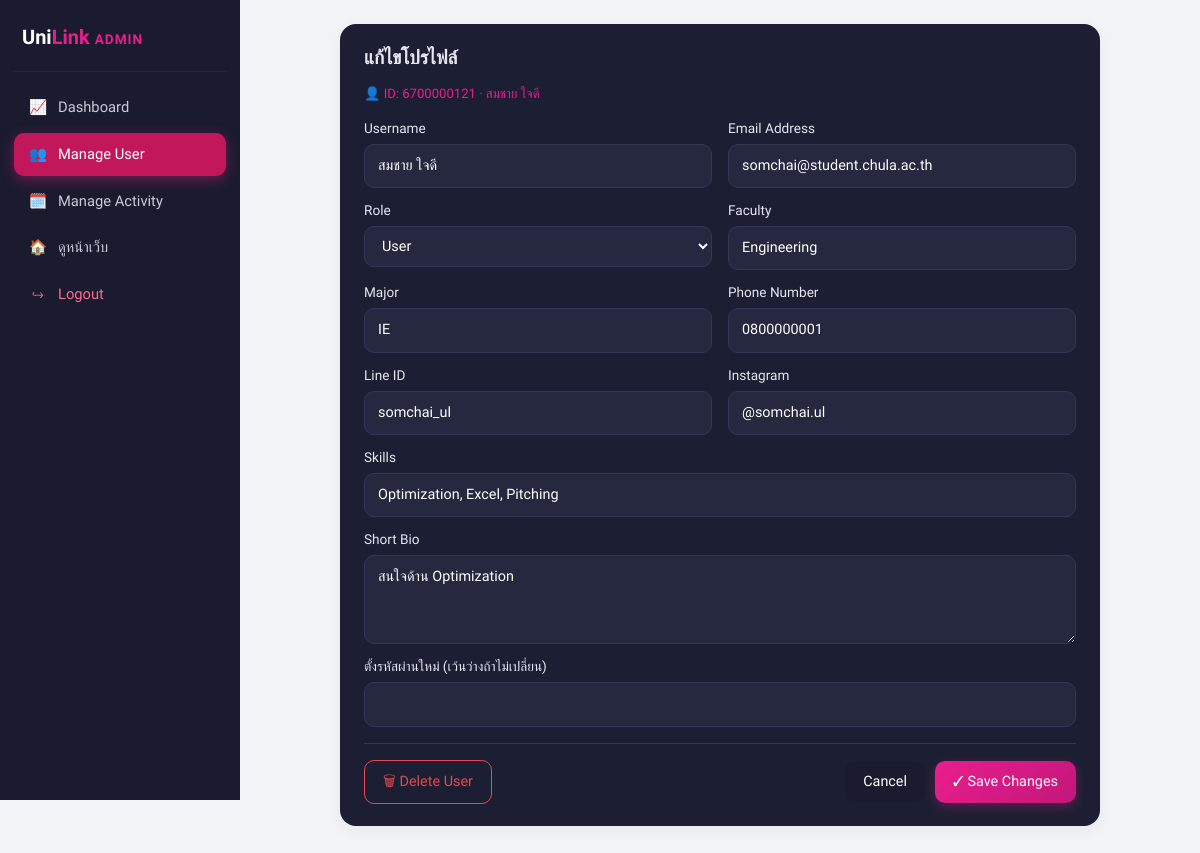
The app's page /pages/admin_edit_user.php?id=6700000121 (signed in) with its own data.
### tables this page shows
CREATE TABLE users (
  user_id     VARCHAR(50)  NOT NULL PRIMARY KEY,             
  user_name   VARCHAR(100) NOT NULL,                         
  email       VARCHAR(100) NOT NULL UNIQUE,                  
  password    VARCHAR(255) NOT NULL,                         
  role        ENUM('admin','user','guest') NOT NULL DEFAULT 'user',
  faculty     VARCHAR(100) NULL,
  major       VARCHAR(100) NULL,
  dob         DATE         NULL,
  phone       VARCHAR(20)  NULL,
  line_id     VARCHAR(50)  NULL,
  ig          VARCHAR(50)  NULL,
  bio         TEXT         NULL,
  profile_pic VARCHAR(255) NULL,
  skills      TEXT         NULL,                             
  created_at  TIMESTAMP    NOT NULL DEFAULT CURRENT_TIMESTAMP
);

### includes/functions.php (called while the page is built, shortened)
<?php
require_once __DIR__ . '/../config/db.php';
function e($s): string
{
    return htmlspecialchars((string)($s ?? ''), ENT_QUOTES, 'UTF-8');
}
function current_user(bool $refresh = false): ?array
{
    global $pdo;
    static $cache = false;
    if ($cache !== false && !$refresh) return $cache;
    $st = $pdo->prepare('SELECT * FROM users WHERE user_id = ?');
    $st->execute([$_SESSION['user_id']]);
    $cache = $st->fetch() ?: null;
    return $cache;
}
function is_admin(): bool
{
    $u = current_user();
    return $u && $u['role'] === 'admin';
}
function require_admin(): array
{
    if (!is_admin()) redirect('admin_login.php');
    return current_user();
}

### pages/admin_edit_user.php (the view, shortened to what this page needs)
<?php
require_once '../includes/functions.php';
require_once '../includes/layout.php';
$admin = require_admin();
$id = $_GET['id'] ?? '';
$st = $pdo->prepare('SELECT * FROM users WHERE user_id = ?');
$st->execute([$id]);
$u = $st->fetch();
$isSelf = $u['user_id'] === $admin['user_id'];
?>
<form class="panel narrow dark-form" method="post" id="userForm">
  <h2>แก้ไขโปรไฟล์</h2>
  <p class="pink small">👤 ID: <?= e($u['user_id']) ?> · <?= e($u['user_name']) ?></p>
  <div class="grid-2">
    <label>Username<input name="user_name" value="<?= e($u['user_name']) ?>" required></label>
    <label>Email Address<input type="email" name="email" value="<?= e($u['email']) ?>" required></label>
    <label>Role
      <select name="role">
        <?php foreach (['user' => 'User', 'admin' => 'Admin', 'guest' => 'Guest (ระงับการใช้งาน)'] as $k => $v): ?>
          <option value="<?= $k ?>" <?= $u['role'] === $k ? 'selected' : '' ?>><?= $v ?></option>
        <?php endforeach; ?>
      </select>
    </label>
    <label>Faculty<input name="faculty" value="<?= e($u['faculty']) ?>"></label>
    <label>Major<input name="major" value="<?= e($u['major']) ?>"></label>
    <label>Phone Number<input name="phone" value="<?= e($u['phone']) ?>"></label>
    <label>Line ID<input name="line_id" value="<?= e($u['line_id']) ?>"></label>
    <label>Instagram<input name="ig" value="<?= e($u['ig']) ?>"></label>
  </div>
  <label>Skills<input name="skills" value="<?= e($u['skills']) ?>"></label>
  <label>Short Bio<textarea name="bio" rows="3"><?= e($u['bio']) ?></textarea></label>
  <label>ตั้งรหัสผ่านใหม่ (เว้นว่างถ้าไม่เปลี่ยน)<input type="password" name="new_password" autocomplete="new-password"></label>
  <div class="form-footer">
    <?php if (!$isSelf): ?>
      <button class="btn btn-danger-outline" name="action" value="delete" formnovalidate data-confirm-btn="ลบผู้ใช้นี้ รวมถึงโพสต์และใบสมัครทั้งหมดของเขา?">🗑 Delete User</button>
    <?php endif; ?>
    <a class="btn btn-dark" href="admin_manage_user.php">Cancel</a>
    <button class="btn btn-primary" name="action" value="save">✓ Save Changes</button>
  </div>
</form>

### assets/css/style.css (style rules this page uses)
:root { --pink: #E91E8C; --pink-dark: #C2177A; --pink-soft: #FDE7F3; --purple: #8E24AA; --side: #1A1B2E; --side-2: #25263D; --bg: #F3F4F8; --card: #FFFFFF; --text: #1F2233; --muted: #8A8FA3; --line: #ECEDF2; --green: #22A06B; --green-soft: #DCF5E8; --red: #E5484D; --red-soft: #FDE2E3; --yellow: #B7791F; --yellow-soft: #FFF4D6; --blue: #3B82F6; --blue-soft: #E3EDFF; --radius: 16px; --shadow: 0 4px 18px rgba(31, 34, 51, .06); }
* { box-sizing: border-box; }
html, body { margin: 0; }
body { font-family: 'Prompt', system-ui, sans-serif; background: var(--bg); color: var(--text); font-size: 15px; line-height: 1.55; }
a { color: inherit; text-decoration: none; }
h1, h2, h3, h4 { margin: 0 0 .6em; line-height: 1.3; }
h2 { font-size: 1.2rem; }
.small { font-size: .82rem; }
.pink { color: var(--pink); }
.btn { display: inline-flex; align-items: center; justify-content: center; gap: 6px; border: 0; border-radius: 10px; padding: 10px 18px; font: inherit; font-weight: 500; font-size: .9rem; cursor: pointer; transition: .15s; white-space: nowrap; }
.btn-primary { background: linear-gradient(135deg, var(--pink), var(--pink-dark)); color: #fff; box-shadow: 0 4px 12px rgba(233, 30, 140, .3); }
.btn-dark { background: var(--side); color: #fff; }
.btn-danger-outline { background: transparent; color: var(--red); border: 1px solid var(--red); }
label { display: block; font-size: .85rem; font-weight: 500; margin-bottom: 12px; }
input, select, textarea { display: block; width: 100%; margin-top: 5px; padding: 10px 13px; font: inherit; font-size: .9rem; color: var(--text); background: #fff; border: 1px solid #DFE1E8; border-radius: 10px; outline: none; transition: .15s; }
textarea { resize: vertical; }
.grid-2 { display: grid; grid-template-columns: 1fr 1fr; gap: 0 16px; }
.form-footer { display: flex; gap: 10px; align-items: center; margin-top: 16px; padding-top: 16px; border-top: 1px solid var(--line); }
.panel { background: var(--card); border-radius: var(--radius); padding: 22px 24px; box-shadow: var(--shadow); margin-bottom: 20px; }
.panel.narrow { max-width: 760px; margin-left: auto; margin-right: auto; }
.dark-form { background: #1C1F33; color: #E6E7EF; }
.dark-form input, .dark-form select, .dark-form textarea { background: #25283F; border-color: #34375A; color: #fff; }
.dark-form .form-footer { border-color: #34375A; }

### records on screen
users: user_id "6700000121", user_name "สมชาย ใจดี", email "somchai@student.chula.ac.th", role "User", faculty "Engineering", major "IE", phone "0800000001", line_id "somchai_ul", ig "@somchai.ul", skills "Optimization, Excel, Pitching", bio "สนใจด้าน Optimization"
